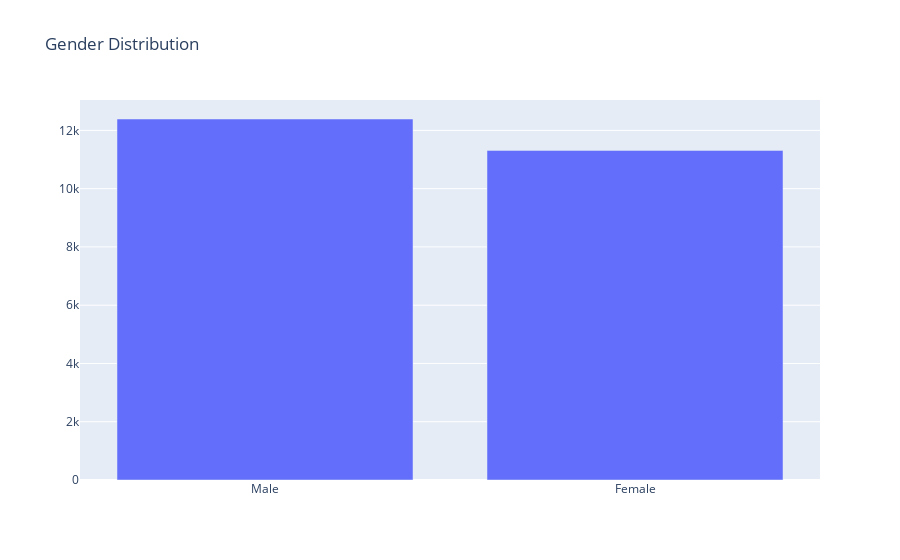

Notebook cell for this chart:
### Markdown cell above
### Gender Distribution <a id="3.3"></a>

### Code cell
ditribution_plot(x=gender_dist.index, y=gender_dist.values, name='Gender Distribution')

### Figure 1 — Plotly figure (JSON) as saved in the notebook; plotly's stock layout.template omitted (floating-point values rounded to 4 significant figures)
{"data": [{"type": "bar", "x": ["Male", "Female"], "y": [12391, 11314]}], "layout": {"title": {"text": "Gender Distribution"}}}
